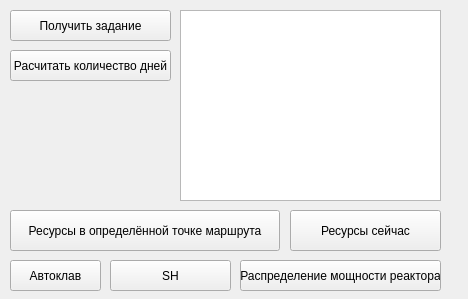
<?xml version="1.0" encoding="UTF-8"?>
<ui version="4.0">
 <class>Form</class>
 <widget class="QWidget" name="Form">
  <property name="geometry">
   <rect>
    <x>0</x>
    <y>0</y>
    <width>468</width>
    <height>299</height>
   </rect>
  </property>
  <property name="windowTitle">
   <string>Form</string>
  </property>
  <widget class="QPushButton" name="pushButton">
   <property name="geometry">
    <rect>
     <x>10</x>
     <y>10</y>
     <width>161</width>
     <height>31</height>
    </rect>
   </property>
   <property name="text">
    <string>Получить задание</string>
   </property>
  </widget>
  <widget class="QPushButton" name="pushButton_2">
   <property name="geometry">
    <rect>
     <x>10</x>
     <y>50</y>
     <width>161</width>
     <height>31</height>
    </rect>
   </property>
   <property name="text">
    <string>Расчитать количество дней</string>
   </property>
  </widget>
  <widget class="QPlainTextEdit" name="plainTextEdit">
   <property name="geometry">
    <rect>
     <x>180</x>
     <y>10</y>
     <width>261</width>
     <height>191</height>
    </rect>
   </property>
  </widget>
  <widget class="QPushButton" name="pushButton_3">
   <property name="geometry">
    <rect>
     <x>10</x>
     <y>210</y>
     <width>270</width>
     <height>41</height>
    </rect>
   </property>
   <property name="text">
    <string>Ресурсы в определённой точке маршрута</string>
   </property>
  </widget>
  <widget class="QPushButton" name="pushButton_4">
   <property name="geometry">
    <rect>
     <x>290</x>
     <y>210</y>
     <width>151</width>
     <height>41</height>
    </rect>
   </property>
   <property name="text">
    <string>Ресурсы сейчас</string>
   </property>
  </widget>
  <widget class="QPushButton" name="pushButton_5">
   <property name="geometry">
    <rect>
     <x>240</x>
     <y>260</y>
     <width>201</width>
     <height>31</height>
    </rect>
   </property>
   <property name="text">
    <string>Распределение мощности реактора</string>
   </property>
  </widget>
  <widget class="QPushButton" name="pushButton_6">
   <property name="geometry">
    <rect>
     <x>10</x>
     <y>260</y>
     <width>91</width>
     <height>31</height>
    </rect>
   </property>
   <property name="text">
    <string>Автоклав</string>
   </property>
  </widget>
  <widget class="QPushButton" name="pushButton_7">
   <property name="geometry">
    <rect>
     <x>110</x>
     <y>260</y>
     <width>121</width>
     <height>31</height>
    </rect>
   </property>
   <property name="text">
    <string>SH</string>
   </property>
  </widget>
 </widget>
 <resources/>
 <connections/>
</ui>
